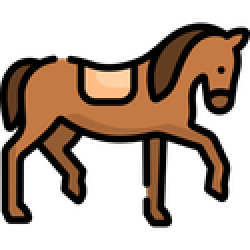
#> input picture apuesta/images/caballo.png, 125 x 125 px, shrunk from 512 x 512 before the run (shown 2 times larger)
$ python generate_sprite.py
#> lines starting #> are read from the running program, lines starting #| are printed output that depends on the picture
#!/usr/bin/env python3
"""
Script to generate a horse sprite sheet from a base caballo.png image.
Creates 8 frames with slight variations for walking/galloping animation.
"""

from PIL import Image, ImageDraw
import os

def create_horse_sprite_sheet():
    # Paths
    base_image_path = "./caballo.png"
    sprite_sheet_path = "./caballo-sprite.png"

    # Check if base image exists
    if not os.path.exists(base_image_path):
        print(f"Error: Base image '{base_image_path}' not found!")
        return False

    # Load the base image
    try:
        base_image = Image.open(base_image_path).convert("RGBA")
#> base_image is the input picture: PIL image 125x125 RGBA; mean R, G, B, A 45.9, 29.2, 17, 114.3
        print(f"Loaded base image: {base_image.size[0]}x{base_image.size[1]}")
#| Loaded base image: 125x125
    except Exception as e:
        print(f"Error loading base image: {e}")
        return False

    # Get dimensions
    width, height = base_image.size
#> width = 125; height = 125

    # Configuration for sprite sheet
    frame_count = 8
    frame_width = width
#> frame_width = 125
    frame_height = height
#> frame_height = 125

    # Create new image for sprite strip
    sprite_sheet = Image.new("RGBA", (frame_width * frame_count, frame_height), (0, 0, 0, 0))
#> sprite_sheet: PIL image 1000x125 RGBA; every value is 0

    print(f"Creating sprite sheet with {frame_count} frames...")
    print(f"Each frame: {frame_width}x{frame_height}")
#| Each frame: 125x125
    print(f"Total size: {frame_width * frame_count}x{frame_height}")
#| Total size: 1000x125

    # Create frames with slight variations for animation
    for i in range(frame_count):
        # Start with a copy of the base image
        frame = base_image.copy()

        # Apply transformations based on frame number to create walking motion
        # This creates a simple up/down bobbing motion for walking

        # Calculate vertical offset (sinusoidal motion for walking)
        import math
        # Create a walking cycle: down, up, down, up...
        # Using sine wave for smooth motion
        cycle_position = (i / frame_count) * 2 * 3.14159  # 0 to 2π
        vertical_offset = int(5 * math.sin(cycle_position))  # ±5 pixels

        # Optional: Add slight horizontal offset for stride
        horizontal_offset = int(2 * math.sin(cycle_position + 3.14159/2))  # ±2 pixels, out of phase

        # Create a new frame with the offset
        if vertical_offset != 0 or horizontal_offset != 0:
            # Create offset frame
            offset_frame = Image.new("RGBA", (width, height), (0, 0, 0, 0))

            # Calculate position with wrap-around for negative offsets
            x_offset = max(0, horizontal_offset)  # Only positive offset for simplicity
            y_offset = max(0, vertical_offset)    # Only positive offset for simplicity

            # Paste the original image with offset
            if horizontal_offset >= 0 and vertical_offset >= 0:
                offset_frame.paste(frame, (x_offset, y_offset), frame)
            elif horizontal_offset >= 0 and vertical_offset < 0:
                offset_frame.paste(frame, (x_offset, 0), frame)
                # Part that goes above gets cut off (or we could wrap)
            elif horizontal_offset < 0 and vertical_offset >= 0:
                offset_frame.paste(frame, (0, y_offset), frame)
            else:  # both negative
                offset_frame.paste(frame, (0, 0), frame)

            frame = offset_frame

        # Paste frame into sprite sheet
        x_offset = i * frame_width
        sprite_sheet.paste(frame, (x_offset, 0), frame)
        print(f"  Frame {i+1}: offset ({horizontal_offset}, {vertical_offset}) px")
#> this loop made 8 passes
#> pass 1, in create_horse_sprite_sheet, `frame = offset_frame`:
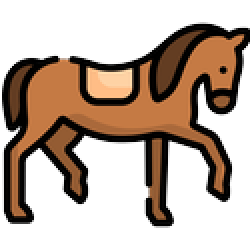
#> frame: PIL image 125x125 RGBA (shown 2 times larger); mean R, G, B, A 45.7, 29.1, 17, 112.1; transparent parts drawn white
#> pass 2, in create_horse_sprite_sheet, `frame = offset_frame`:
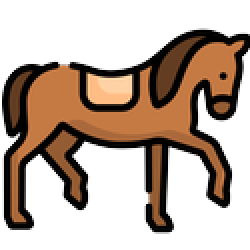
#> frame: PIL image 125x125 RGBA (shown 2 times larger); mean R, G, B, A 45.7, 29.1, 17, 112.1; transparent parts drawn white
#> pass 3, in create_horse_sprite_sheet, `frame = offset_frame`:
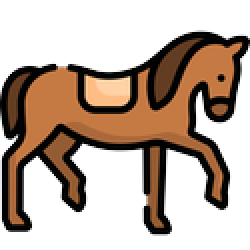
#> frame: PIL image 125x125 RGBA (shown 2 times larger); mean R, G, B, A 45.7, 29.1, 17, 112.1; transparent parts drawn white
#> after the loop:
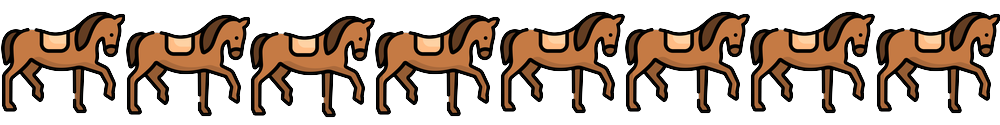
#> sprite_sheet: PIL image 1000x125 RGBA; mean R, G, B, A 45.7, 29.1, 17, 110.3; transparent parts drawn white

    # Save the sprite sheet
    try:
        sprite_sheet.save(sprite_sheet_path, "PNG")
        print(f"\nSprite sheet saved as: {sprite_sheet_path}")
        print(f"Size: {sprite_sheet.size[0]}x{sprite_sheet.size[1]} pixels")
#| Size: 1000x125 pixels
        return True
    except Exception as e:
        print(f"Error saving sprite sheet: {e}")
        return False

# [54 lines left out: function create_alternative_sprite_sheet, not called in this run]

if __name__ == "__main__":
    print("=== Horse Sprite Sheet Generator ===")

    # Change to the script directory
    script_dir = os.path.dirname(os.path.abspath(__file__))
    os.chdir(script_dir)
    print(f"Working in: {os.getcwd()}")

    # Generate primary sprite sheet
    success = create_horse_sprite_sheet()

    if success:
        print("\n✓ Sprite sheet generation completed successfully!")
        print("\nNext steps:")
        print("1. Rename or copy the generated file to replace any existing caballo-sprite.png")
        print("2. The code expects 8 frames in a horizontal strip")
        print("3. Refresh your browser to see the animation")
    else:
        print("\n✗ Sprite sheet generation failed!")

    # Optionally create alternative version
    # create_alternative_sprite_sheet()
